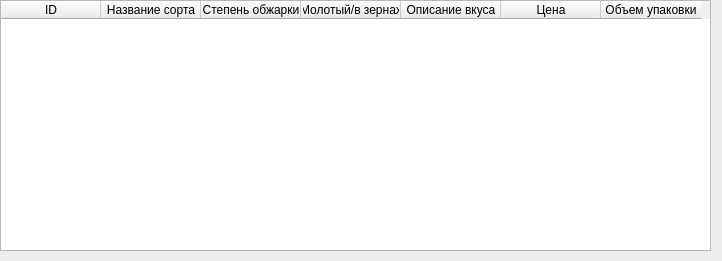
<?xml version="1.0" encoding="UTF-8"?>
<ui version="4.0">
 <class>Form</class>
 <widget class="QWidget" name="Form">
  <property name="geometry">
   <rect>
    <x>0</x>
    <y>0</y>
    <width>722</width>
    <height>261</height>
   </rect>
  </property>
  <property name="windowTitle">
   <string>Form</string>
  </property>
  <widget class="QWidget" name="verticalLayoutWidget">
   <property name="geometry">
    <rect>
     <x>0</x>
     <y>0</y>
     <width>711</width>
     <height>251</height>
    </rect>
   </property>
   <layout class="QVBoxLayout" name="verticalLayout">
    <item>
     <widget class="QTableWidget" name="tableWidget">
      <column>
       <property name="text">
        <string>ID</string>
       </property>
      </column>
      <column>
       <property name="text">
        <string>Название сорта</string>
       </property>
      </column>
      <column>
       <property name="text">
        <string>Степень обжарки</string>
       </property>
      </column>
      <column>
       <property name="text">
        <string>Молотый/в зернах</string>
       </property>
      </column>
      <column>
       <property name="text">
        <string>Описание вкуса</string>
       </property>
      </column>
      <column>
       <property name="text">
        <string>Цена</string>
       </property>
      </column>
      <column>
       <property name="text">
        <string>Объем упаковки</string>
       </property>
      </column>
     </widget>
    </item>
   </layout>
  </widget>
 </widget>
 <resources/>
 <connections/>
</ui>
